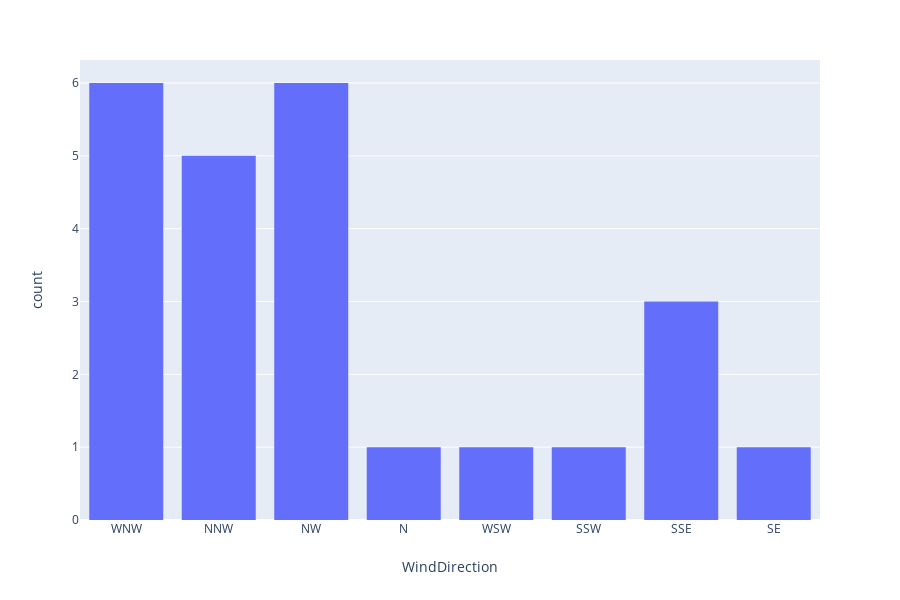

Here is the notebook cell this chart was saved with:
### Code cell
px.histogram(df, x='WindDirection')

### Figure 1 — Plotly figure (JSON) as saved in the notebook; plotly's stock layout.template omitted (floating-point values rounded to 4 significant figures)
{"data": [{"alignmentgroup": "True", "bingroup": "x", "hoverlabel": {"namelength": 0}, "hovertemplate": "WindDirection=%{x}<br>count=%{y}", "legendgroup": "", "marker": {"color": "#636efa"}, "name": "", "offsetgroup": "", "orientation": "v", "showlegend": false, "type": "histogram", "uid": "b3593207-c3cc-41f1-90ec-193d29bb9cd8", "x": ["WNW", "WNW", "WNW", "NNW", "WNW", "WNW", "NW", "WNW", "NW", "NW", "NNW", "NNW", "NNW", "NNW", "N", "NW", "NW", "NW", "WSW", "SSW", "SSE", "SSE", "SSE", "SE"], "xaxis": "x", "yaxis": "y"}], "layout": {"barmode": "relative", "grid": {"xaxes": ["x"], "xgap": 0.1, "xside": "bottom", "yaxes": ["y"], "ygap": 0.1, "yside": "left"}, "height": 600, "legend": {"tracegroupgap": 0}, "margin": {"t": 60}, "xaxis": {"title": {"text": "WindDirection"}}, "yaxis": {"title": {"text": "count"}}}}
